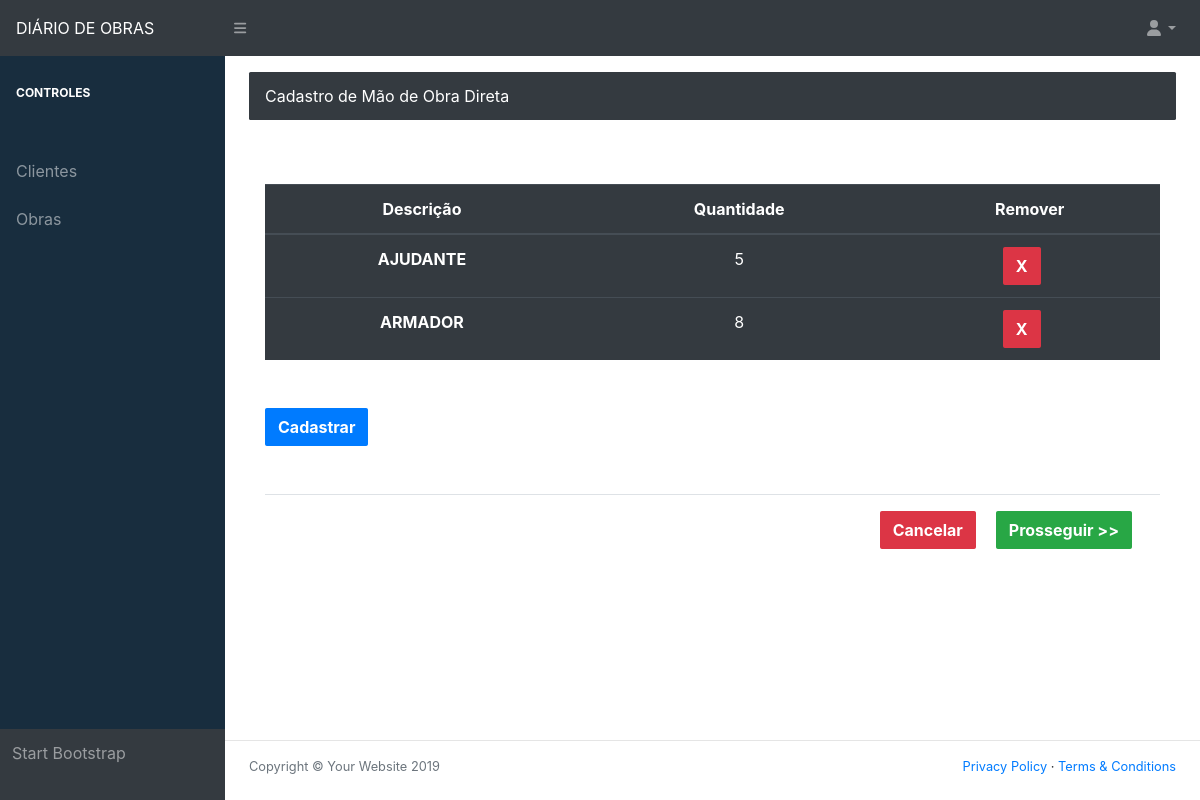
The page /register_direct_labor/1 (signed in) on the database its author committed.
### Diary/models.py (models this page shows)
class Direct_labor(models.Model):
    direct_labor_description = models.CharField('Mão de obra direta', max_length=40)
    direct_labor_amount = models.IntegerField('Quantidade')
    direct_labor_diary = models.ForeignKey(Diary, on_delete=models.CASCADE)

### Diary/views/diary/register_direct_labor.py (the view, shortened to what this page needs)
# urls.py: path('register_direct_labor/<diary>', Register_direct_labor, name="register_direct_labor"),
@login_required(login_url='login')
def Register_direct_labor(request, diary):
    number_diary = int(diary)
    direct_labor = Direct_labor.objects.filter(direct_labor_diary_id=number_diary)
    direct_labor_form = Direct_labor_Form()
    return render(request, 'Diary/diary/register_direct_labor.html', locals())

### Diary/models.py (called while the page is built)
    def __str__(self):
        return self.email

### templates/Diary/diary/register_direct_labor.html (shortened to what this page needs)
{% extends 'Diary/home/base.html' %}
{% load static %}
{% block conteudo %}
                <main>
                    <div class="container-fluid">
                        <ol class="breadcrumb mb-auto">
                            <li class="breadcrumb-item active">Cadastro de Mão de Obra Direta</li>
                        </ol>
                        <div class="modal-body">
                            <table class="table table-hover table-dark mt-5 mb-5">
                                  <thead>
                                    <tr>
                                      <th scope="col">Descrição</th>
                                      <th scope="col">Quantidade</th>
                                      <th scope="col">Remover</th>
                                    </tr>
                                  </thead>
                                  <tbody>
                                    {% for i in direct_labor %}
                                        <tr>
                                          <th>{{ i.direct_labor_description }}</th>
                                          <td>{{ i.direct_labor_amount }}</td>
                                          <td><a class="btn btn-danger mr-3" href="{% url 'delete_direct_labor' diary i.id %}">X</a></td>
                                        </tr>
                                    {% endfor %}
                                  </tbody>
                            </table>
                            <button type="button" class="btn btn-primary" data-toggle="modal" data-target="#exampleModal">Cadastrar</button>
                            <div class="modal-footer mt-5">
                                <a class="btn btn-danger mr-3" href="{% url 'delete_diary' diary %}">Cancelar</a>
                                <a class="btn btn-success mr-3" href="{% url 'register_indirect_labor' diary %}">Prosseguir >></a>
                            </div>
                        </div>
                    </div>
                </main>
{% endblock %}

### rows shown on the page
Direct_labor: direct_labor_description "AJUDANTE", direct_labor_amount "5"
Direct_labor: direct_labor_description "ARMADOR", direct_labor_amount "8"
